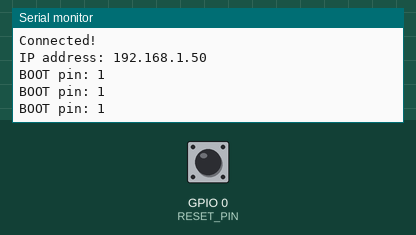
Recording of a sketch running on a simulated ESP32. On the bench: the last lines printed to the serial monitor. Inputs (shaded band) come from the test bench; at power-on: GPIO 0 (RESET_PIN) HIGH. WiFi joins after 1.5 s; servers stay silent unless stated. At 8.5 s the program restarts the board; the recording ends there.

Above: at 2.7 s.
2.8 s: GPIO 0 (RESET_PIN) pulled LOW for 1 s
At 3.4 s:
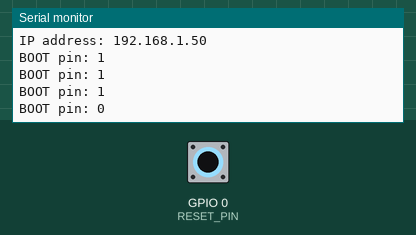
5.3 s: GPIO 0 (RESET_PIN) pulled LOW for 3.2 s
At 8.43 s:
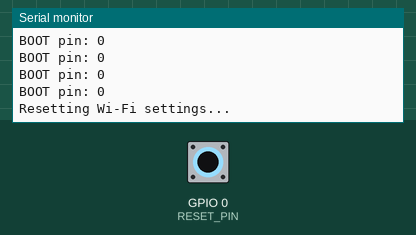

The sketch:

WiFi_Manager.ino
```cpp
#include <WiFiManager.h>

#define RESET_PIN 0          // BOOT button
WiFiManager wm;

void setup() {
  Serial.begin(115200);
  pinMode(RESET_PIN, INPUT_PULLUP);


  wm.setConfigPortalTimeout(180);          // restart after 3 min if setup isn't completed
  bool ok = wm.autoConnect("BCA188-ESP32-07");

  if (!ok) {
    Serial.println("Setup timed out, restarting...");
    ESP.restart();
  }
  Serial.println("Connected!");
  Serial.print("IP address: ");
  Serial.println(WiFi.localIP());
}

void loop() {
  // Debug: show BOOT pin state twice a second (1 = not pressed, 0 = pressed)
  static unsigned long lastPrint = 0;
  if (millis() - lastPrint > 500) {
    lastPrint = millis();
    Serial.print("BOOT pin: ");
    Serial.println(digitalRead(RESET_PIN));
  }

  // Hold BOOT for 3 seconds to erase saved Wi-Fi and restart
  static unsigned long pressStart = 0;
  if (digitalRead(RESET_PIN) == LOW) {
    if (pressStart == 0) pressStart = millis();
    if (millis() - pressStart > 3000) {
      Serial.println("Resetting Wi-Fi settings...");
      delay(200);
      wm.resetSettings();
      ESP.restart();
    }
  } else {
    pressStart = 0;
  }
}
```

Measured:
- after the input at 2.8 s, the serial monitor: prints a new line after 0.21 s (image 1)
- after the input at 5.3 s, the serial monitor: prints a new line after 3.0 s (image 2)
